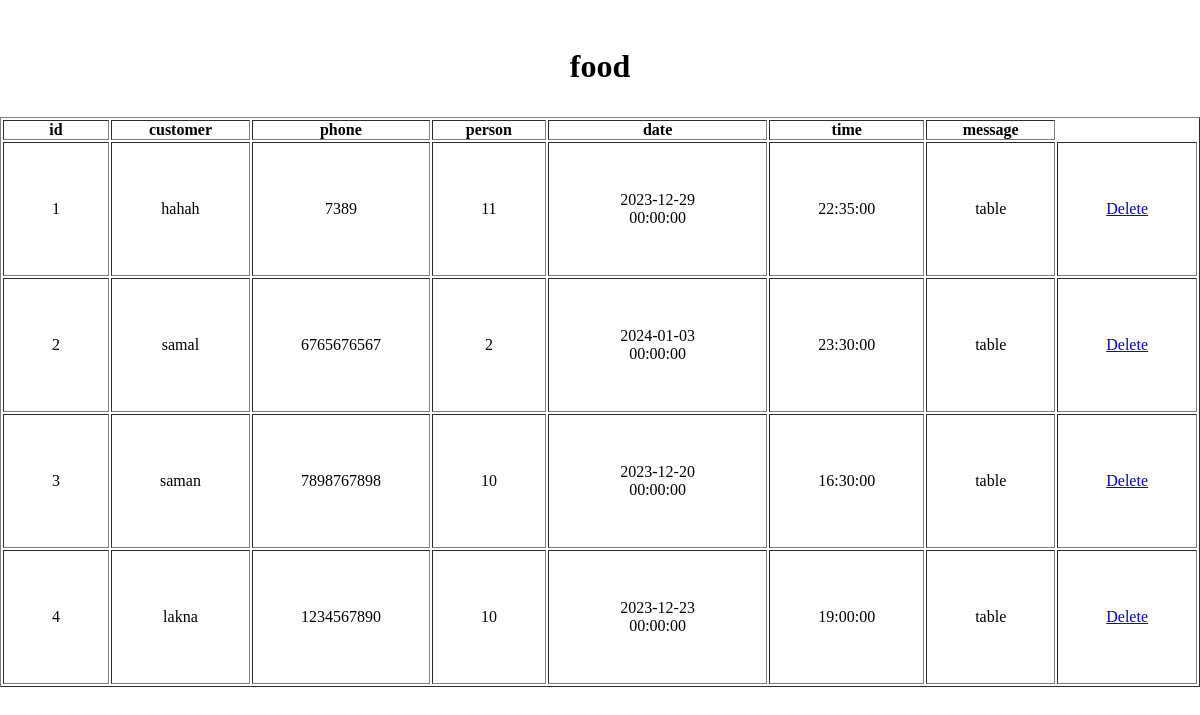
The page /admin-php-files/manage-reservation.php on the database its author committed.
### tables this page shows
CREATE TABLE `reservation_table` (
  `id` int(10) UNSIGNED NOT NULL,
  `customer_name` varchar(200) NOT NULL,
  `phone_number` varchar(10) NOT NULL,
  `person` int(200) NOT NULL,
  `reservation_date` datetime NOT NULL,
  `reservation_time` time NOT NULL,
  `message` varchar(255) NOT NULL
);

### admin-php-files/manage-reservation.php (the view, shortened to what this page needs)
<?php
include('../config/constant.php');
?>
<!DOCTYPE html>
<html lang="en">
<head>
    <link rel="stylesheet" href="../css/add.css">
</head>
<body>
    <div class="admin-page">
        <h1>food</h1>
        <table border="1">
            <tr>
                <th>id</th>
                <th>customer</th>
                <th>phone</th>
                <th>person</th>
                <th>date</th>
                <th>time</th>
                <th>message</th>
            </tr>
            <?php
              $sql = "SELECT * FROM reservation_table ORDER BY id DESC";
              $res = mysqli_query($conn, $sql);
                $count = mysqli_num_rows($res);
                $sn = 1;
                if ($count > 0) {
                  while ($rows = mysqli_fetch_assoc($res)) {
                    $id = $rows['id'];
                    $customer= $rows['customer_name'];
                    $phone_no= $rows['phone_number'];
                    $person = $rows['person'];
                    $date= $rows['reservation_date'];
                    $time= $rows['reservation_time'];
                    $message = $rows['message'];
                    ?>
                    <tr>
<td><?php echo $sn++; ?></td>
<td><?php echo $customer; ?></td>
<td><?php echo $phone_no; ?></td>
<td><?php echo $person; ?></td>
<td><?php echo $date; ?></td>
<td><?php echo $time; ?></td>
<td><?php echo $message; ?></td>
<td>
    <a href="<?php echo URL; ?>admin/delete-reservation.php?id=<?php echo $id; ?>">Delete</a>
</td>
                    </tr>
                   <?php
                  }
                }
                else{
                  echo "<tr><td colspan='12' classs='error'>no orders</td></tr>";
                }
              ?>
        </table>
    </div>
</body>
</html>

### css/add.css (style rules this page uses)
* { margin: 0; padding: 0; box-sizing: border-box; }
body { display: flex; justify-content: center; height: 100vh; }
h1 { margin-bottom: 1rem; }

### admin-php-files/manage-reservation.php (style rules this page uses)
* { margin: 0; padding: 0; box-sizing: border-box; }
body { display: flex; justify-content: center; height: 100vh; }
.admin-page { height: auto; margin-top: 3rem; text-align: center; }
h1 { margin-bottom: 2rem; }
table td { padding: 3rem; }

### rows shown on the page
reservation_table: customer_name "hahah", phone_number "7389", person "11", reservation_date "2023-12-29 00:00:00", reservation_time "22:35:00", message "table"
reservation_table: customer_name "samal", phone_number "6765676567", person "2", reservation_date "2024-01-03 00:00:00", reservation_time "23:30:00", message "table"
reservation_table: customer_name "saman", phone_number "7898767898", person "10", reservation_date "2023-12-20 00:00:00", reservation_time "16:30:00", message "table"
reservation_table: customer_name "lakna", phone_number "1234567890", person "10", reservation_date "2023-12-23 00:00:00", reservation_time "19:00:00", message "table"
